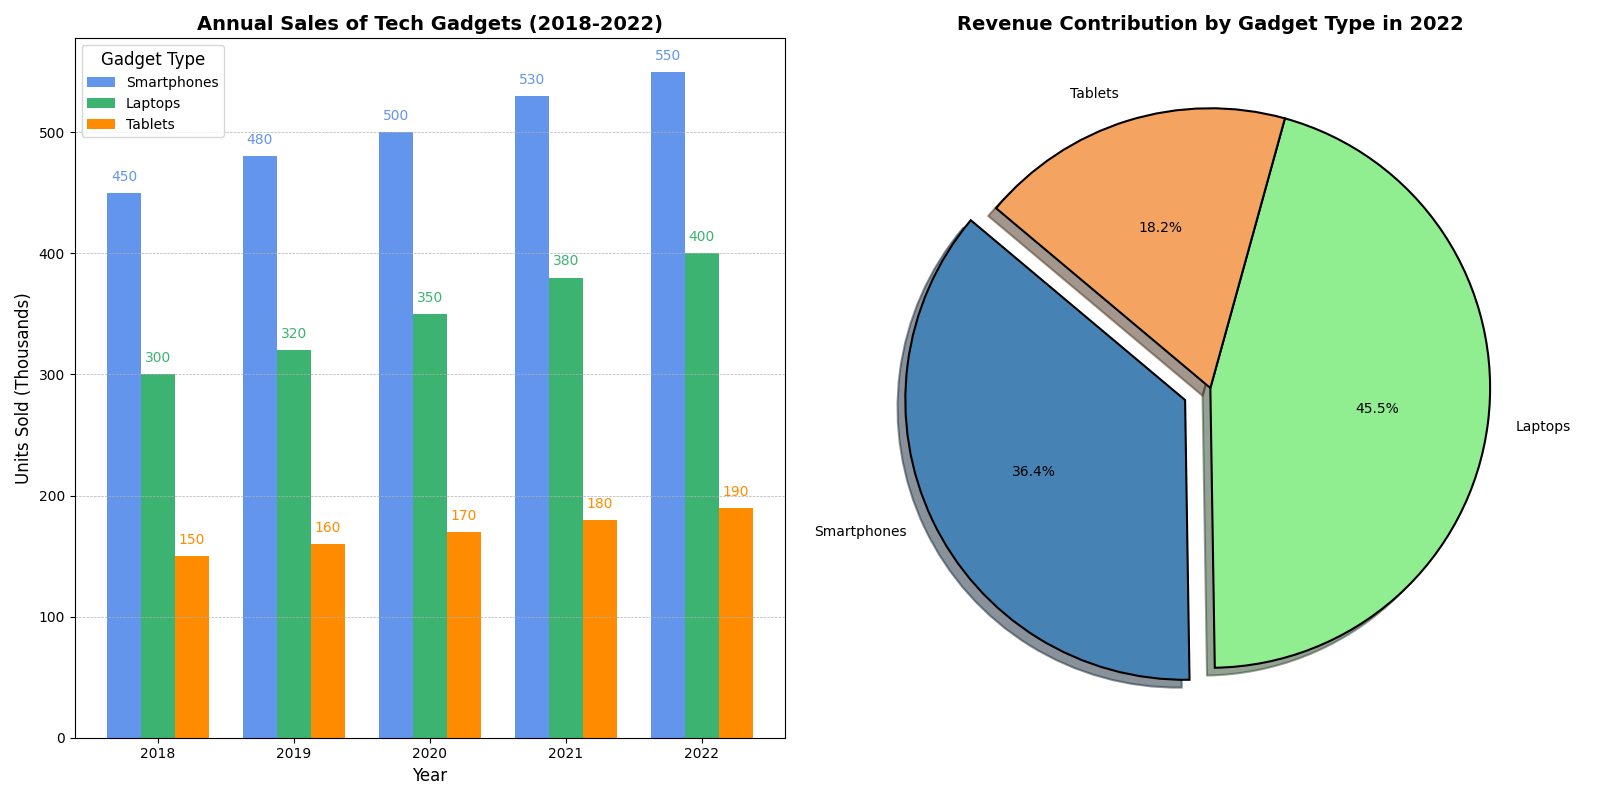

Here is the Python script that generated this plot:
import matplotlib.pyplot as plt
import numpy as np

years = ['2018', '2019', '2020', '2021', '2022']
smartphones_sales = [450, 480, 500, 530, 550]
laptops_sales = [300, 320, 350, 380, 400]
tablets_sales = [150, 160, 170, 180, 190]

smartphones_revenue_2022 = 200  # million USD
laptops_revenue_2022 = 250  # million USD
tablets_revenue_2022 = 100  # million USD

bar_width = 0.25
year_indices = np.arange(len(years))

fig, ax = plt.subplots(1, 2, figsize=(16, 8))

# New color palette
colors_bar = ['cornflowerblue', 'mediumseagreen', 'darkorange']
colors_pie = ['steelblue', 'lightgreen', 'sandybrown']

ax[0].bar(year_indices - bar_width, smartphones_sales, width=bar_width, color=colors_bar[0], label='Smartphones')
ax[0].bar(year_indices, laptops_sales, width=bar_width, color=colors_bar[1], label='Laptops')
ax[0].bar(year_indices + bar_width, tablets_sales, width=bar_width, color=colors_bar[2], label='Tablets')

ax[0].set_title('Annual Sales of Tech Gadgets (2018-2022)', fontsize=14, fontweight='bold')
ax[0].set_xlabel('Year', fontsize=12)
ax[0].set_ylabel('Units Sold (Thousands)', fontsize=12)
ax[0].set_xticks(year_indices)
ax[0].set_xticklabels(years)
ax[0].legend(title='Gadget Type', fontsize=10, title_fontsize='12')
ax[0].grid(True, which='major', axis='y', linestyle='--', linewidth=0.5)

for i in range(len(years)):
    ax[0].text(year_indices[i] - bar_width, smartphones_sales[i] + 10, f'{smartphones_sales[i]}', ha='center', color=colors_bar[0])
    ax[0].text(year_indices[i], laptops_sales[i] + 10, f'{laptops_sales[i]}', ha='center', color=colors_bar[1])
    ax[0].text(year_indices[i] + bar_width, tablets_sales[i] + 10, f'{tablets_sales[i]}', ha='center', color=colors_bar[2])

revenues_2022 = [smartphones_revenue_2022, laptops_revenue_2022, tablets_revenue_2022]
labels = ['Smartphones', 'Laptops', 'Tablets']
explode = (0.1, 0, 0)

ax[1].pie(revenues_2022, labels=labels, autopct='%1.1f%%', startangle=140, colors=colors_pie, explode=explode, shadow=True, wedgeprops={'edgecolor': 'black', 'linewidth': 1.5})
ax[1].set_title('Revenue Contribution by Gadget Type in 2022', fontsize=14, fontweight='bold')

plt.tight_layout()
plt.show()
